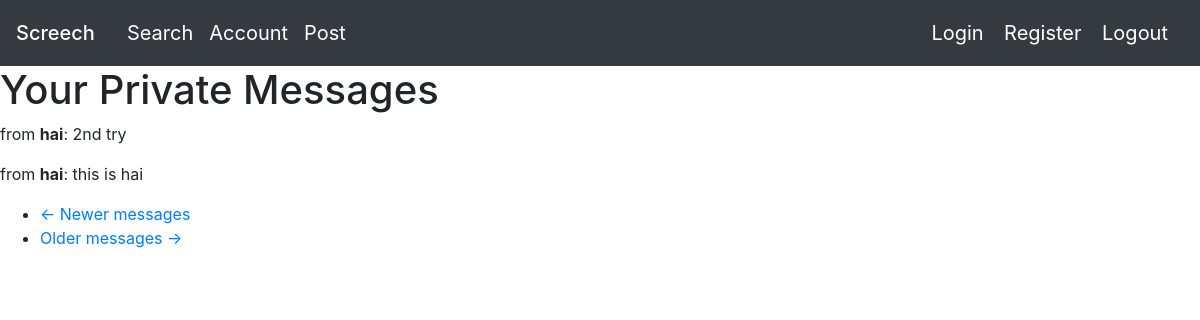
Before: /messages (signed in) with the older database file.
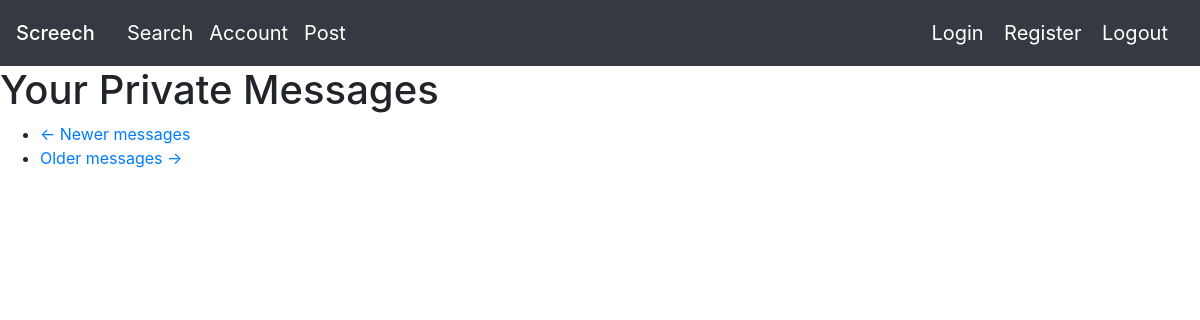
After: the same page with the newer database file.
### app/models.py (models this page shows, shortened)
class Message(db.Model):
    id = db.Column(db.Integer, primary_key=True)
    sender_id = db.Column(db.Integer, db.ForeignKey('user.id'))
    recipient_id = db.Column(db.Integer, db.ForeignKey('user.id'))
    body = db.Column(db.String(140))
    timestamp = db.Column(db.DateTime, index=True, default=datetime.utcnow)

class User(db.Model, UserMixin):
    id = db.Column(db.Integer, primary_key = True)
    username = db.Column(db.String(15))
    name = db.Column(db.String(15))
    password = db.Column(db.String(200))
    email = db.Column(db.String(32), unique = True)
    last_message_read_time = db.Column(db.DateTime)
    num_new_private_messages = db.Column(db.Integer)
    changebio = db.Column(db.String(140))
    followed = db.relationship(
        'User', secondary=followers,
        primaryjoin=(followers.c.follower_id == id),
        secondaryjoin=(followers.c.followed_id == id),
        backref=db.backref('followers', lazy='dynamic'), lazy='dynamic')
    messages_sent = db.relationship('Message',
                                    foreign_keys='Message.sender_id',
                                    backref='author', lazy='dynamic')
    messages_received = db.relationship('Message',
                                        foreign_keys='Message.recipient_id',
                                        backref='recipient', lazy='dynamic')
    def zero_new_private_messages(self):
        self.num_new_private_messages = 0

### app/routes.py (the view)
@myapp_obj.route('/messages')
@login_required
def messages():
    db.session.commit()
    current_user.last_message_read_time = datetime.utcnow()
    page = request.args.get('page', 1, type=int)
    messages = current_user.messages_received.order_by(
        Message.timestamp.desc()).paginate(
            page=page, per_page=myapp_obj.config['POSTS_PER_PAGE'],
            error_out=False)
    next_url = url_for('messages', page=messages.next_num) \
        if messages.has_next else None
    prev_url = url_for('messages', page=messages.prev_num) \
        if messages.has_prev else None
    current_user.zero_new_private_messages()
    db.session.commit()
    return render_template('messages.html', messages=messages,
                           next_url=next_url, prev_url=prev_url, User=User)

### app/models.py (called while the page is built)
@login.user_loader
def load_user(id):
    return User.query.get(int(id))

### app/templates/messages.html
{% extends "base.html" %}
{% block mycontent %}
    <h1> Your Private Messages </h1>
    {% for post in messages.items %}
        <P>
            from <b>{{ User.query.get(post.sender_id).name }}</b>:  {{ post.body }}
        </P>
    {% endfor %}
    <nav aria-label="...">
        <ul class="pager">
            <li class="previous{% if not prev_url %} disabled{% endif %}">
                <a href="{{ prev_url or '#' }}">
                    <span aria-hidden="true">&larr;</span> {{ ('Newer messages') }}
                </a>
            </li>
            <li class="next{% if not next_url %} disabled{% endif %}">
                <a href="{{ next_url or '#' }}">
                    {{ ('Older messages') }} <span aria-hidden="true">&rarr;</span>
                </a>
            </li>
        </ul>
    </nav>
{% endblock %}

Changed rows visible on the page:
no longer on this page (row edited): Message: body "2nd try"
no longer on this page (row edited): User: query.get "hai"
no longer on this page (row edited): Message: body "this is hai"
